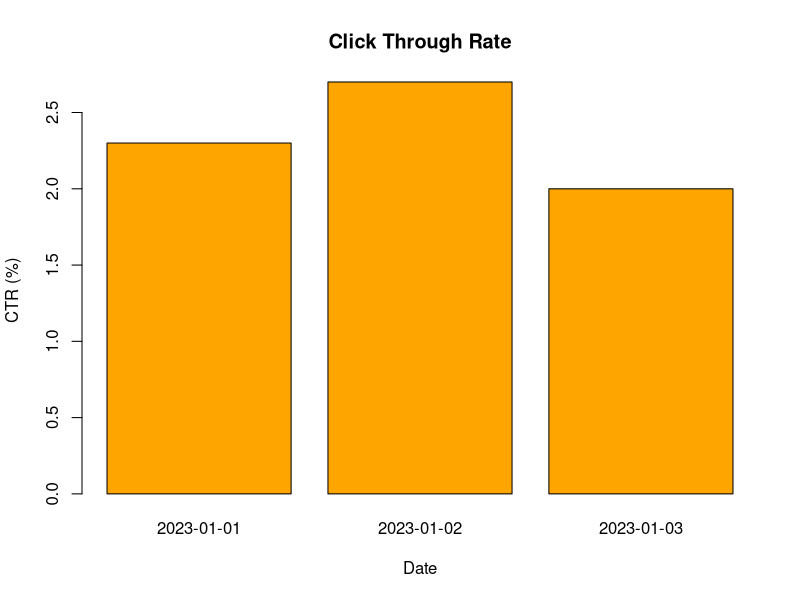

This figure's R source:
# -------- Data --------
dates <- c("2023-01-01", "2023-01-02", "2023-01-03")
ctr <- c(2.3, 2.7, 2.0)

# -------- Bar Plot --------
barplot(ctr,
        names.arg = dates,
        col = "orange",
        main = "Click Through Rate",
        xlab = "Date",
        ylab = "CTR (%)")
